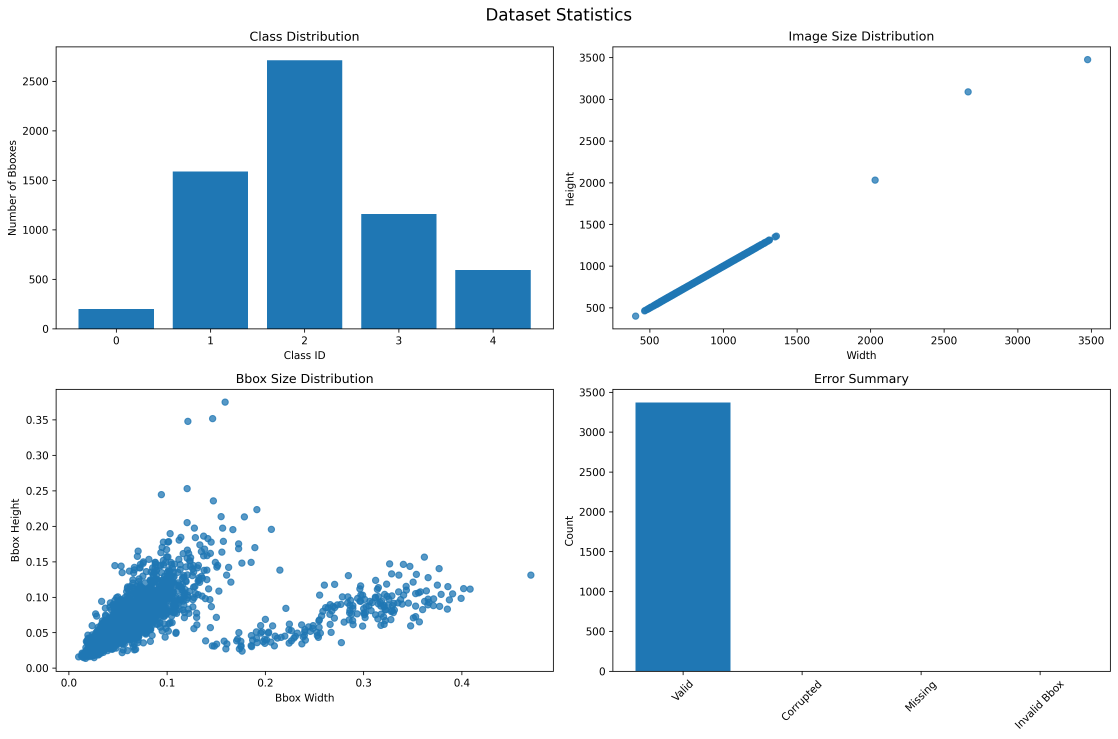
#> input picture dataset_statistics.png, 4470 x 2954 px (shown at 1/4 size); its folder holds only this picture in this run
$ python -i preprocessing.py   (imports and definitions only)
#> lines starting #> are read from the running program, lines starting #| are printed output that depends on the picture
import cv2
import os
import random
from pathlib import Path
from tqdm import tqdm

def preprocess_image_clahe(image_path, target_size=(640, 640)):
    """
    Preprocess image with CLAHE and Gaussian Blur.
    """
#> called with image_path = '../../dataset_statistics.png', target_size = (640, 640)
    # Read image as grayscale
    image = cv2.imread(str(image_path), cv2.IMREAD_GRAYSCALE)
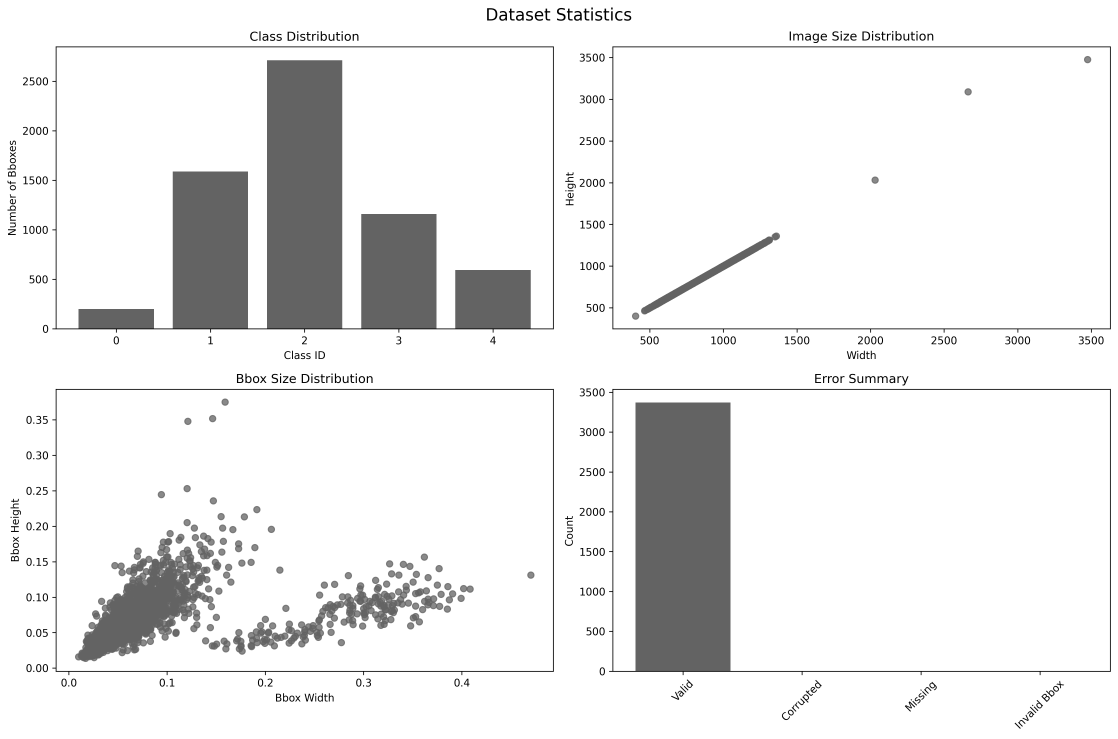
#> image: shape (2954, 4470) (shown at 1/4 size); min 0, max 255, mean 235.1
    if image is None:
        raise ValueError(f"Cannot read image from {image_path}")

    # Store original size for label scaling
    original_size = image.shape[:2]
#> original_size = (2954, 4470)

    # Resize image
    image_resized = cv2.resize(image, target_size, interpolation=cv2.INTER_CUBIC)
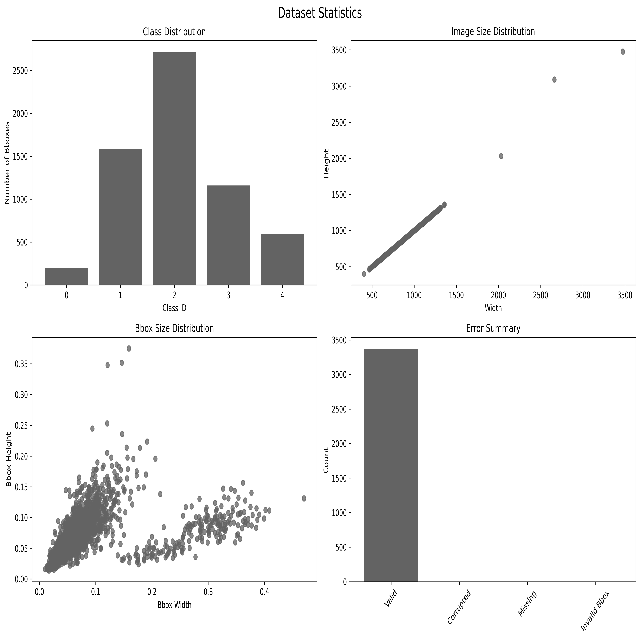
#> image_resized: shape (640, 640); min 0, max 255, mean 235.9

    # Apply Gaussian Blur (noise reduction)
    image_blurred = cv2.GaussianBlur(image_resized, (5, 5), 0)
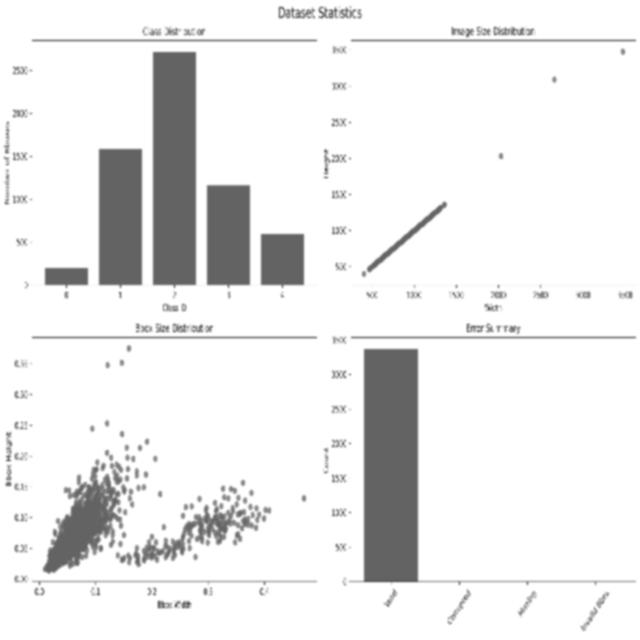
#> image_blurred: shape (640, 640); min 92, max 255, mean 235.9

    # Apply CLAHE (Contrast Limited Adaptive Histogram Equalization)
    clahe = cv2.createCLAHE(clipLimit=2.0, tileGridSize=(8, 8))
    enhanced_image = clahe.apply(image_blurred)

    return enhanced_image, original_size

# [222 lines left out: functions scale_bounding_box, process_labels, flip_image_and_labels, count_class_distribution, balance_dataset_with_flip, not called in this run]

>>> result = preprocess_image_clahe('../../dataset_statistics.png')
